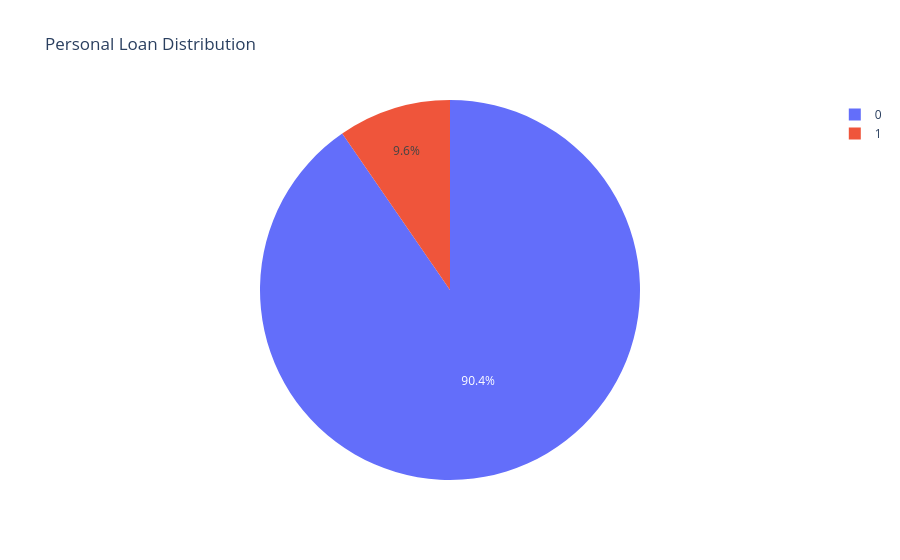

Write notebook code for a chart like this one.
### Code cell
# Map the data on the fly so it doesn't permanently change your dataframe
fig = px.pie(df, 
             names='Personal.Loan', 
             title='Personal Loan Distribution')
fig.show()

### Figure 1 — Plotly figure (JSON) as saved in the notebook; plotly's stock layout.template omitted (floating-point values rounded to 4 significant figures; data arrays with more than 128 entries replaced by an {"elided": "..."} marker saying what was removed)
{"data": [{"domain": {"x": [0, 1], "y": [0, 1]}, "hovertemplate": "Personal.Loan=%{label}<extra></extra>", "labels": {"elided": "5000 int values"}, "legendgroup": "", "name": "", "showlegend": true, "type": "pie"}], "layout": {"legend": {"tracegroupgap": 0}, "title": {"text": "Personal Loan Distribution"}}}
